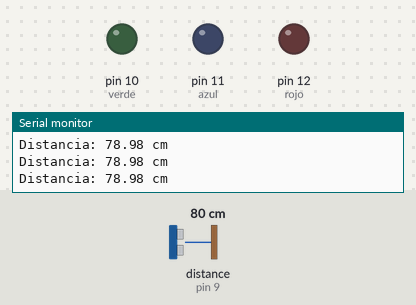
The sketch below on a simulated Arduino Uno, built with avr-gcc and run on an emulated ATmega328P. On the bench: output pins drawn as LEDs (lit = HIGH), the last lines printed to the serial monitor. Wiring (inferred from the names in the program): ultrasonic range finder: trigger pin 8; echo pin 9. The test bench sets the inputs (shaded band); at power-on: distance to the obstacle (sensor on pin 9) 80 cm. The echo pulse lasts 58.3 µs per cm; pins used as bus, display or sensor lines are not drawn.

Above: at 1.2 s.
1.3 s: distance to the obstacle (sensor on pin 9) set to 28 cm
2.9 s: distance to the obstacle (sensor on pin 9) set to 23 cm
At 4.1 s:
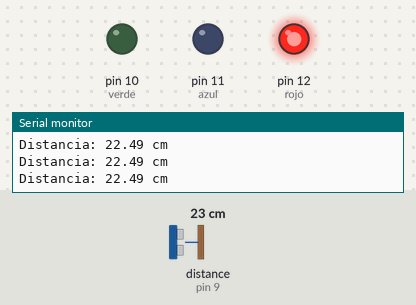
4.8 s: distance to the obstacle (sensor on pin 9) set to 35 cm
At 5.5 s:
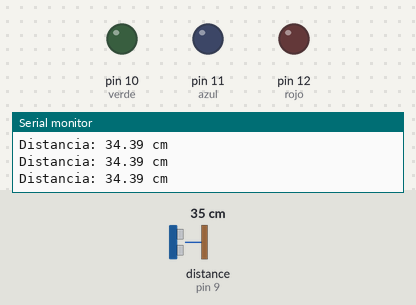
6.5 s: distance to the obstacle (sensor on pin 9) set to 2 cm
At 8.1 s:
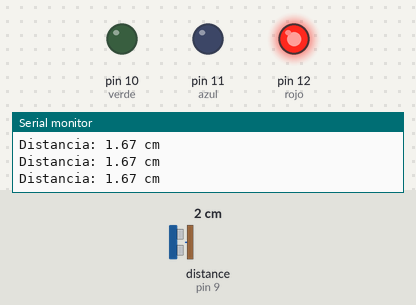
Timing chart, 0 to 9.3 s (numbered marks = the images above; inputs shaded):
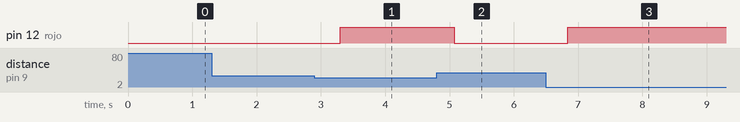

Measured:
- the behaviour switches between 26 and 25 cm on distance to the obstacle (sensor on pin 9) (found by bisection; images 0 and 1)
- after the input at 2.9 s, pin 12 (rojo): LOW → HIGH after 0.40 s
- after the input at 4.8 s, pin 12 (rojo): HIGH → LOW after 0.27 s
- after the input at 6.5 s, pin 12 (rojo): LOW → HIGH after 0.34 s

The sketch:

ej09.ino
```cpp
#define trig 8
#define echo 9
#define rojo 12
#define azul 11
#define verde 10

void setup()
{
 Serial.begin(9600);
 pinMode(trig, OUTPUT);
 pinMode(echo, INPUT);
 pinMode(rojo, OUTPUT);
 pinMode(azul, OUTPUT);
 pinMode(verde, OUTPUT);
}

void loop()
{
  digitalWrite(trig, LOW);
  delayMicroseconds(5);
  digitalWrite(trig, HIGH);
  delayMicroseconds(10);
  digitalWrite(trig, LOW);

  int duration = pulseIn(echo, HIGH);

  double cm = duration*0.034/2;
  Serial.print("Distancia: ");
  Serial.print(cm);
  Serial.println(" cm");
  delay(250);

  if(cm < 5){
      digitalWrite(rojo, HIGH);
  }
  else if(cm < 10){
      digitalWrite(rojo, 200);
  }
  else if(cm < 25){
      digitalWrite(rojo, 5);
  }
  else{
      digitalWrite(rojo, LOW);
  }

}
```
